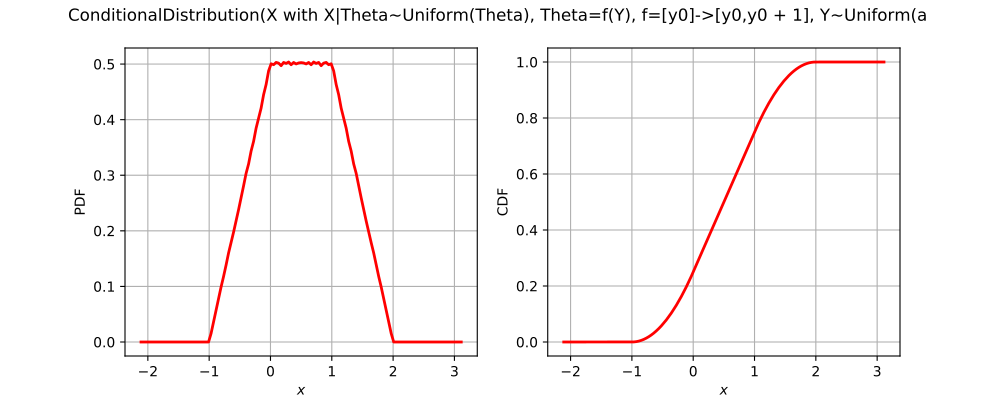

Source code (Python):
import openturns as ot
from matplotlib import pyplot as plt
from openturns.viewer import View
if ot.ConditionalDistribution().__class__.__name__ == 'Bernoulli':
    distribution = ot.Bernoulli(0.7)
elif ot.ConditionalDistribution().__class__.__name__ == 'Binomial':
    distribution = ot.Binomial(5, 0.2)
elif ot.ConditionalDistribution().__class__.__name__ == 'Hypergeometric':
    distribution = ot.Hypergeometric(10, 4, 7)
elif ot.ConditionalDistribution().__class__.__name__ == 'CumulativeDistributionNetwork':
    coll = [ot.Normal(2),ot.Dirichlet([0.5, 1.0, 1.5])]
    distribution = ot.CumulativeDistributionNetwork(coll, ot.BipartiteGraph([[0,1], [0,1]]))
elif ot.ConditionalDistribution().__class__.__name__ == 'Histogram':
    distribution = ot.Histogram([-1.0, 0.5, 1.0, 2.0], [0.45, 0.4, 0.15])
elif ot.ConditionalDistribution().__class__.__name__ == 'KernelMixture':
    kernel = ot.Uniform()
    sample = ot.Normal().getSample(5)
    bandwith = [1.0]
    distribution = ot.KernelMixture(kernel, bandwith, sample)
elif ot.ConditionalDistribution().__class__.__name__ == 'MaximumDistribution':
    coll = [ot.Uniform(2.5, 3.5), ot.LogUniform(1.0, 1.2), ot.Triangular(2.0, 3.0, 4.0)]
    distribution = ot.MaximumDistribution(coll)
elif ot.ConditionalDistribution().__class__.__name__ == 'Multinomial':
    distribution = ot.Multinomial(5, [0.2])
elif ot.ConditionalDistribution().__class__.__name__ == 'RandomMixture':
    coll = [ot.Triangular(0.0, 1.0, 5.0), ot.Uniform(-2.0, 2.0)]
    weights = [0.8, 0.2]
    cst = 3.0
    distribution = ot.RandomMixture(coll, weights, cst)
elif ot.ConditionalDistribution().__class__.__name__ == 'TruncatedDistribution':
    distribution = ot.TruncatedDistribution(ot.Normal(2.0, 1.5), 1.0, 4.0)
elif ot.ConditionalDistribution().__class__.__name__ == 'UserDefined':
    distribution = ot.UserDefined([[0.0], [1.0], [2.0]], [0.2, 0.7, 0.1])
elif ot.ConditionalDistribution().__class__.__name__ == 'ZipfMandelbrot':
    distribution = ot.ZipfMandelbrot(10, 2.5, 0.3)
else:
    distribution = ot.ConditionalDistribution()
dimension = distribution.getDimension()
title = str(distribution)[:100].split('\n')[0]
if dimension == 1:
    distribution.setDescription(['$x$'])
    pdf_graph = distribution.drawPDF()
    cdf_graph = distribution.drawCDF()
    fig = plt.figure(figsize=(10, 4))
    pdf_axis = fig.add_subplot(121)
    cdf_axis = fig.add_subplot(122)
    View(pdf_graph, figure=fig, axes=[pdf_axis], add_legend=False)
    View(cdf_graph, figure=fig, axes=[cdf_axis], add_legend=False)
    fig.suptitle(title)
elif dimension == 2:
    distribution.setDescription(['$x_1$', '$x_2$'])
    pdf_graph = distribution.drawPDF()
    pdf_graph.setTitle(title)
    fig = plt.figure(figsize=(10, 5))
    pdf_axis = fig.add_subplot(111)
    View(pdf_graph, figure=fig, axes=[pdf_axis], add_legend=False, square_axes=False)
